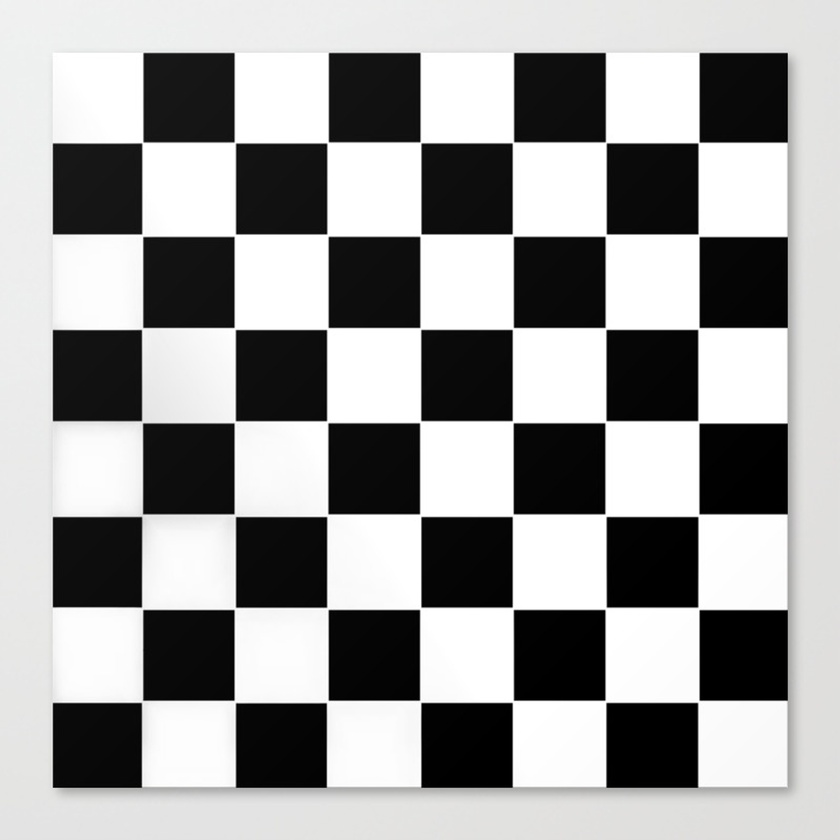
#> input picture images/chess.jpg, 840 x 840 px, shrunk from 1500 x 1500 before the run
$ python -i utils.py   (imports and definitions only)
#> lines starting #> are read from the running program, lines starting #| are printed output that depends on the picture
import numpy as np
from scipy import ndimage

def harris_corner(img, k=0.04):
    '''
    img: grayscale image
    k: a score equation parameter [lower values detects more corners]
    '''
#> called with k = 0.04
    Ix, Iy = np.gradient(img)
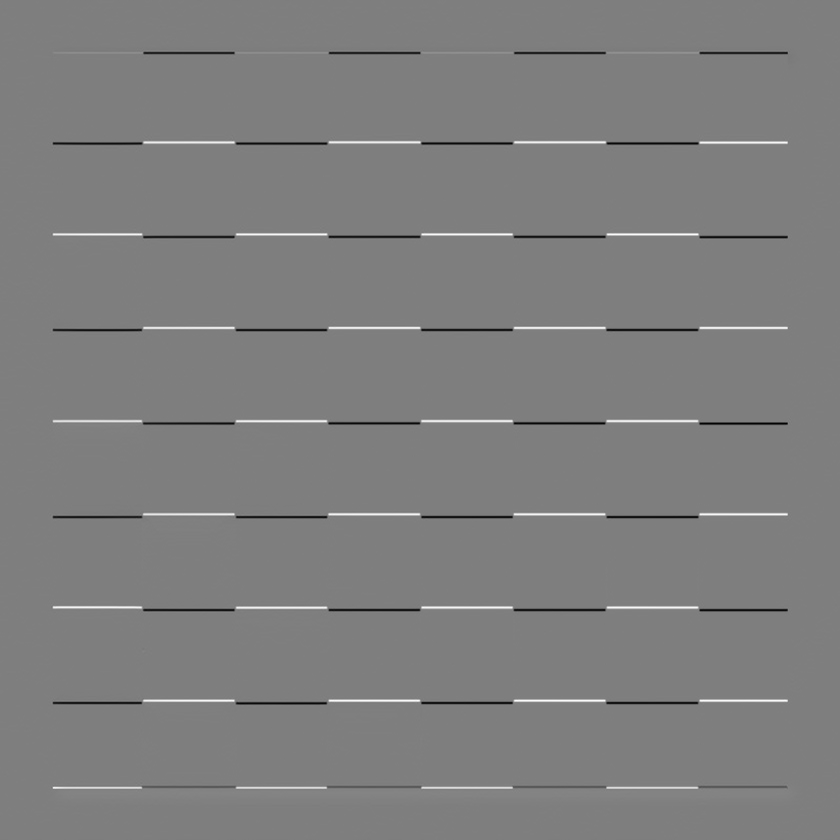
#> Ix: shape (840, 840) float64; min -121, max 122.5, mean 0; drawn with min black and max white
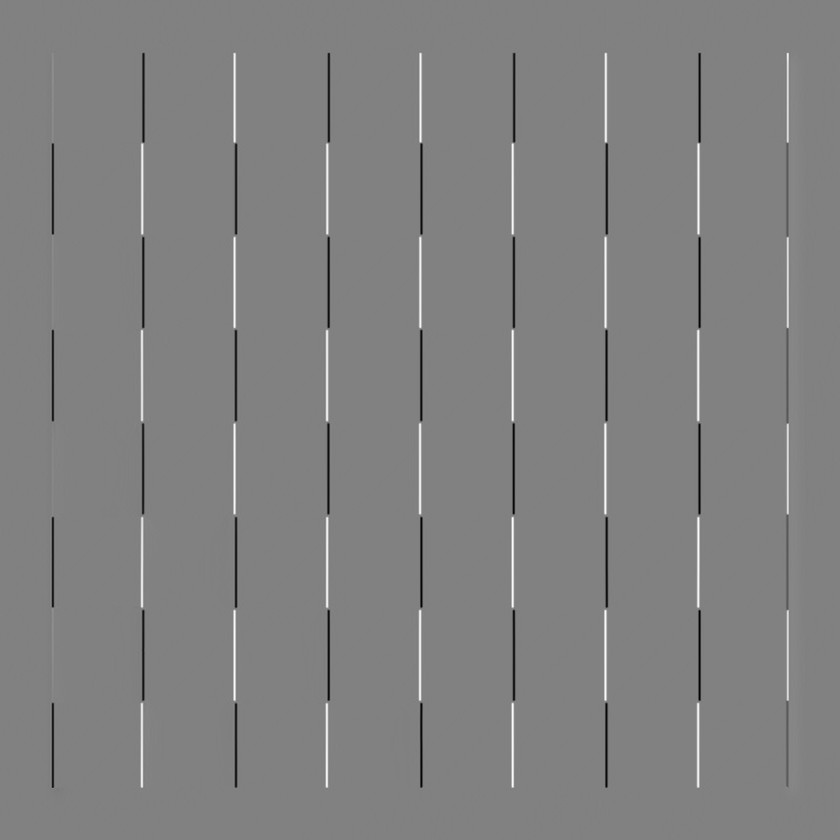
#> Iy: shape (840, 840) float64; min -126, max 122.5, mean 0; drawn with min black and max white

    W = np.array([[1,2,1],
                  [2,4,2],
                  [1,2,1]])/16      # Gaussian Window

    Sx2 = ndimage.convolve(Ix**2, W)
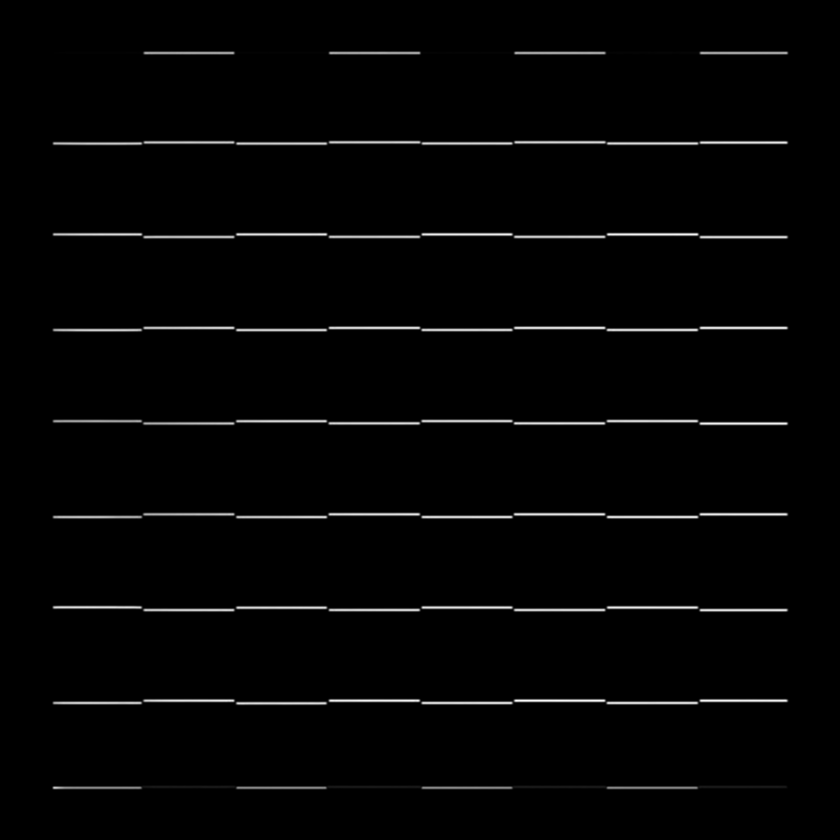
#> Sx2: shape (840, 840) float64; min 0, max 9530.2, mean 163.6; drawn with min black and max white
    Sy2 = ndimage.convolve(Iy**2, W)
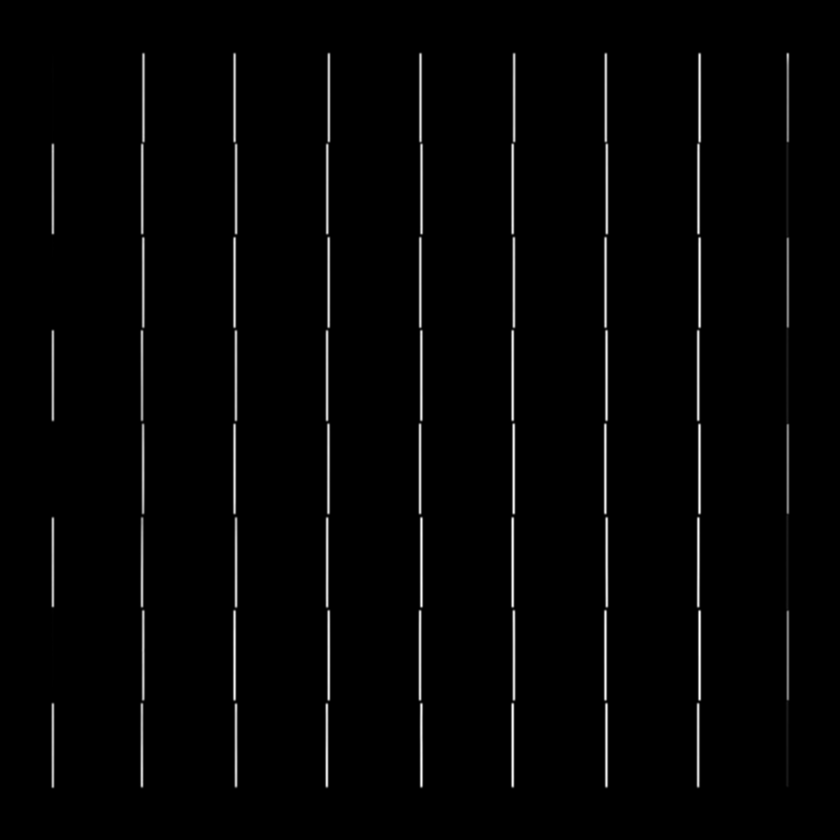
#> Sy2: shape (840, 840) float64; min 0, max 9607.6, mean 164.7; drawn with min black and max white
    Sxy = ndimage.convolve(Ix*Iy, W)
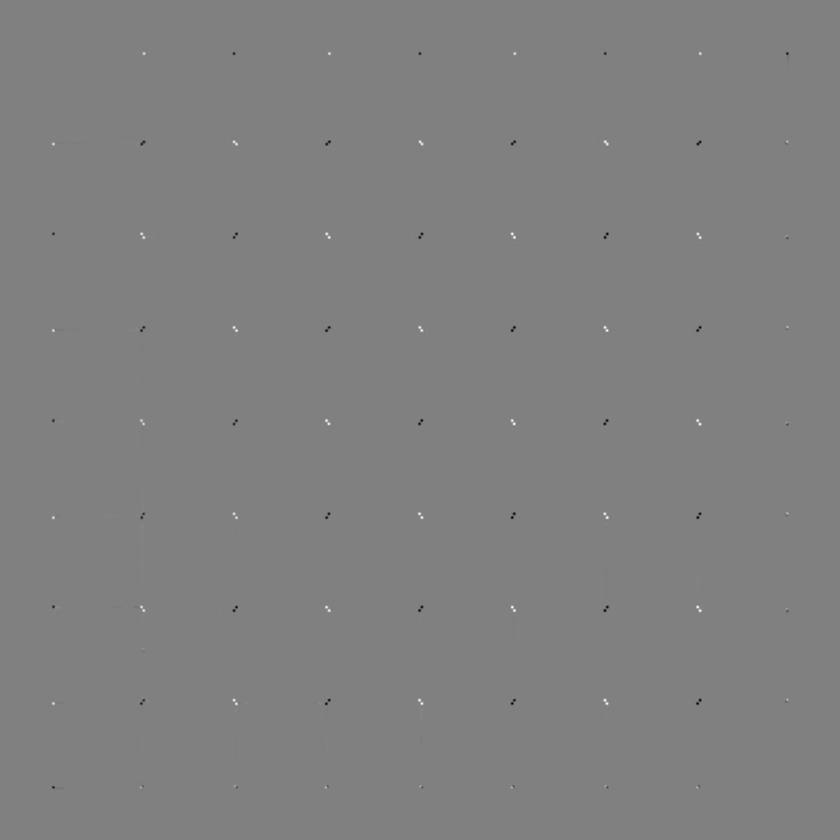
#> Sxy: shape (840, 840) float64; min -2636.9, max 2594.4, mean 0; drawn with min black and max white

    dst = Sx2*Sy2 - np.square(Sxy) - k*np.square(Sx2 + Sy2)
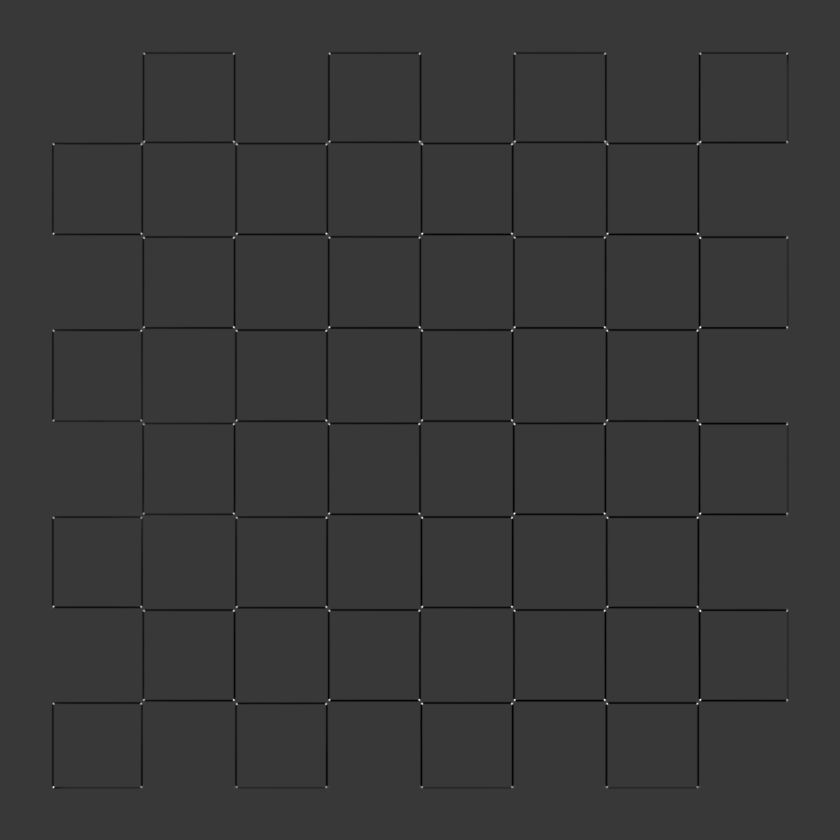
#> dst: shape (840, 840) float64; min -3692210.3, max 12909734.2, mean -69215.8; drawn with min black and max white
    return dst

# [9 lines not run here, left out]

>>> import cv2
>>> picture = cv2.imread('images/chess.jpg', cv2.IMREAD_GRAYSCALE)
>>> result = harris_corner(picture)
